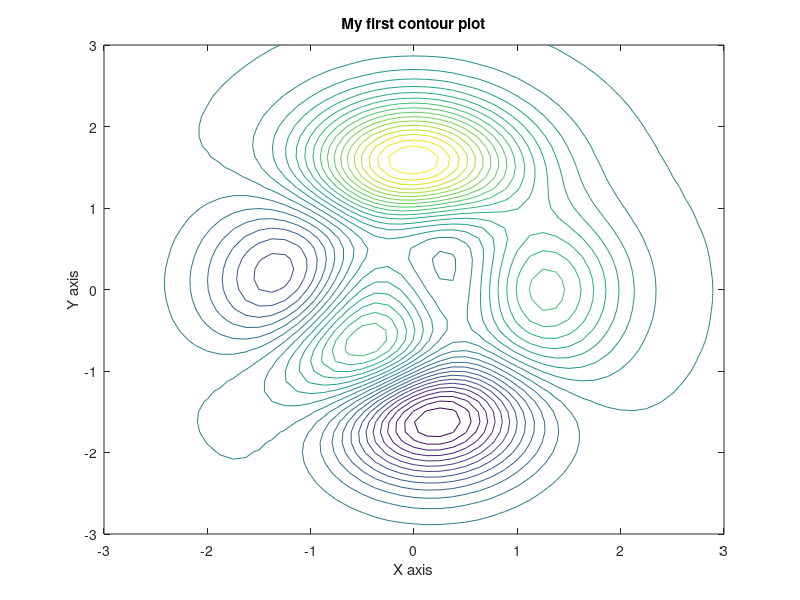

Source code (MATLAB):
% A basic contour plot

close all               % close all graphics windows

[x,y,z] = peaks;

contour(x,y,z,30)       % make 30 contour lines
   xlabel('X axis'),
   ylabel('Y axis'),
   title('My first contour plot')
